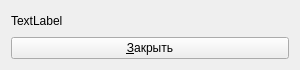
<?xml version="1.0" encoding="UTF-8"?>
<ui version="4.0">
 <class>Form</class>
 <widget class="QWidget" name="Form">
  <property name="geometry">
   <rect>
    <x>0</x>
    <y>0</y>
    <width>300</width>
    <height>70</height>
   </rect>
  </property>
  <property name="windowTitle">
   <string>UIC</string>
  </property>
  <layout class="QHBoxLayout" name="horizontalLayout">
   <item>
    <layout class="QVBoxLayout" name="verticalLayout">
     <item>
      <widget class="QLabel" name="label">
       <property name="text">
        <string>TextLabel</string>
       </property>
      </widget>
     </item>
     <item>
      <widget class="QPushButton" name="btnQuit">
       <property name="text">
        <string>&amp;Закрыть</string>
       </property>
      </widget>
     </item>
    </layout>
   </item>
  </layout>
 </widget>
 <resources/>
 <connections/>
</ui>
